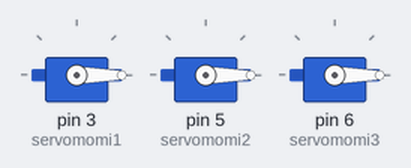
Simulated run of this sketch. Board: Arduino Uno, built with avr-gcc and run on an emulated ATmega328P. Shown: 3 × servo.

Above: at 0.05 s.
At 1.6 s:
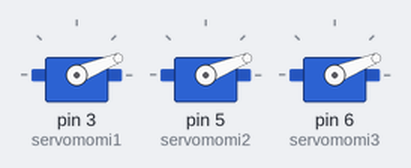
At 3.2 s:
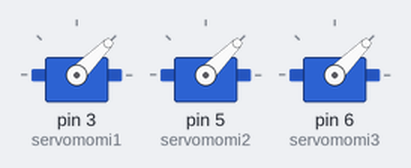
At 6.35 s:
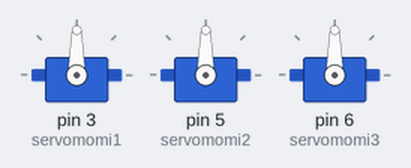
At 9.5 s:
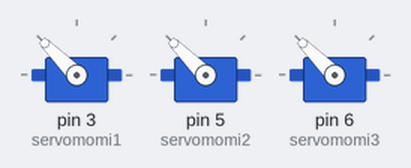
At 12.7 s:
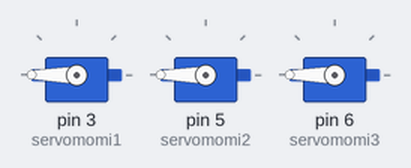
Timing chart, 0 to 16.5 s (numbered marks = the images above):
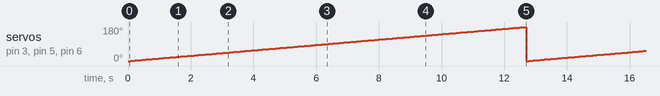

Measured:
- by itself, servo on pin 3 (servomomi1), servo on pin 5 (servomomi2), servo on pin 6 (servomomi3): ramps from 0° to 180° and jumps back, once every 12.7 s

The sketch:

control_de_un_servomotor1.ino
```cpp
/*
Autor: Roberto Rico Sandoval.
Fille: Microservomotor en Arduino.
Date: 27/ 12/ 2022
*/

#include <Servo.h>

// Creación de objeto servomotor.
Servo servomomi1;
Servo servomomi2;
Servo servomomi3;

// Angulo de giro de motores.
int angulo = 0;

void setup()
{

  // Señales digitales de servomotores.
  servomomi1.attach(3);
  servomomi2.attach(5);
  servomomi3.attach(6);
}

void loop()
{

  for(angulo = 0; angulo <= 180; angulo++){

    // Hacer que el motor se mueva a 90 grados.
    servomomi1.write(angulo);
    servomomi2.write(angulo);
    servomomi3.write(angulo);
    delay(70);
  }

  for(angulo = 180; angulo <= 0; angulo--){

    // Hacer que el motor regrece a 0 grados.
    servomomi1.write(angulo);
    servomomi2.write(angulo);
    servomomi3.write(angulo);
    delay(100);
  }
}
```
